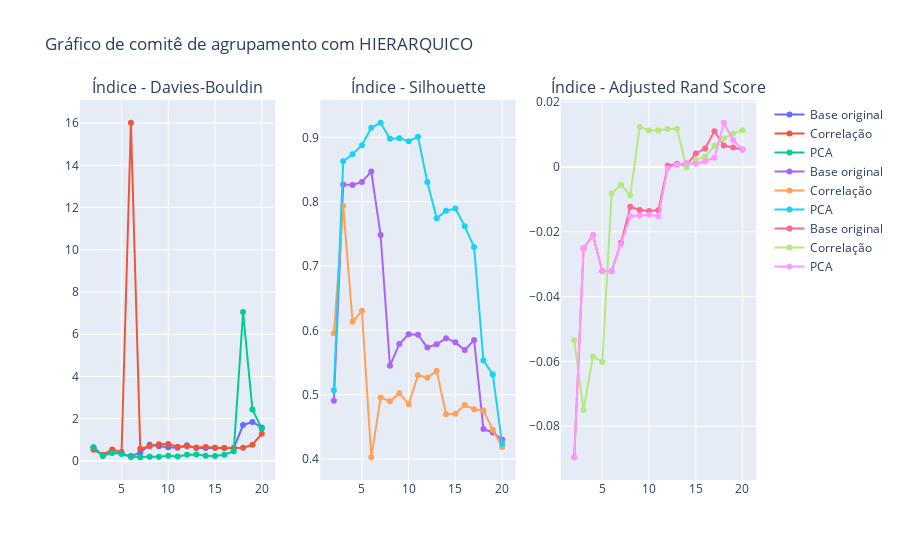

Here is the notebook cell this chart was saved with:
### Code cell
plot_ensemble_indices(data_tfidf, selected_df_corr, selected_df_pca, labels, 'hierarquico')

### Figure 1 — Plotly figure (JSON) as saved in the notebook; plotly's stock layout.template omitted (floating-point values rounded to 4 significant figures)
{"data": [{"name": "Base original", "type": "scatter", "x": [2, 3, 4, 5, 6, 7, 8, 9, 10, 11, 12, 13, 14, 15, 16, 17, 18, 19, 20], "xaxis": "x", "y": [0.6444, 0.2529, 0.4066, 0.3471, 0.2295, 0.3923, 0.7618, 0.6973, 0.6429, 0.6268, 0.7417, 0.6187, 0.6173, 0.6227, 0.6131, 0.6094, 1.701, 1.847, 1.584], "yaxis": "y"}, {"name": "Correlação", "type": "scatter", "x": [2, 3, 4, 5, 6, 7, 8, 9, 10, 11, 12, 13, 14, 15, 16, 17, 18, 19, 20], "xaxis": "x", "y": [0.5285, 0.296, 0.5425, 0.4277, 16.01, 0.575, 0.6998, 0.7929, 0.8066, 0.6714, 0.6904, 0.637, 0.6573, 0.6216, 0.6174, 0.6157, 0.6264, 0.7705, 1.287], "yaxis": "y"}, {"name": "PCA", "type": "scatter", "x": [2, 3, 4, 5, 6, 7, 8, 9, 10, 11, 12, 13, 14, 15, 16, 17, 18, 19, 20], "xaxis": "x", "y": [0.6409, 0.2358, 0.382, 0.3273, 0.1897, 0.1752, 0.1936, 0.1984, 0.2466, 0.2075, 0.2967, 0.3077, 0.2421, 0.2331, 0.2925, 0.461, 7.049, 2.431, 1.541], "yaxis": "y"}, {"name": "Base original", "type": "scatter", "x": [2, 3, 4, 5, 6, 7, 8, 9, 10, 11, 12, 13, 14, 15, 16, 17, 18, 19, 20], "xaxis": "x2", "y": [0.4906, 0.8267, 0.8261, 0.8306, 0.8468, 0.7483, 0.545, 0.5788, 0.594, 0.5932, 0.5734, 0.5784, 0.5879, 0.5813, 0.5693, 0.5851, 0.4468, 0.4413, 0.4303], "yaxis": "y2"}, {"name": "Correlação", "type": "scatter", "x": [2, 3, 4, 5, 6, 7, 8, 9, 10, 11, 12, 13, 14, 15, 16, 17, 18, 19, 20], "xaxis": "x2", "y": [0.5956, 0.7932, 0.6133, 0.6304, 0.4028, 0.4955, 0.4898, 0.5024, 0.4853, 0.5303, 0.5265, 0.5367, 0.4696, 0.4705, 0.4838, 0.4774, 0.4756, 0.4454, 0.4187], "yaxis": "y2"}, {"name": "PCA", "type": "scatter", "x": [2, 3, 4, 5, 6, 7, 8, 9, 10, 11, 12, 13, 14, 15, 16, 17, 18, 19, 20], "xaxis": "x2", "y": [0.5069, 0.8628, 0.8737, 0.8878, 0.9148, 0.9227, 0.8977, 0.8988, 0.894, 0.9007, 0.8306, 0.7741, 0.7859, 0.7893, 0.7619, 0.7295, 0.5533, 0.5316, 0.4235], "yaxis": "y2"}, {"name": "Base original", "type": "scatter", "x": [2, 3, 4, 5, 6, 7, 8, 9, 10, 11, 12, 13, 14, 15, 16, 17, 18, 19, 20], "xaxis": "x3", "y": [-0.08957, -0.02508, -0.02106, -0.03211, -0.03218, -0.02336, -0.01229, -0.01326, -0.0136, -0.0134, 0.0003449, 0.0009561, 0.0005667, 0.004155, 0.005672, 0.01104, 0.006604, 0.006003, 0.005383], "yaxis": "y3"}, {"name": "Correlação", "type": "scatter", "x": [2, 3, 4, 5, 6, 7, 8, 9, 10, 11, 12, 13, 14, 15, 16, 17, 18, 19, 20], "xaxis": "x3", "y": [-0.05345, -0.07497, -0.05847, -0.06015, -0.008229, -0.005502, -0.008788, 0.01228, 0.01135, 0.01125, 0.0117, 0.0118, -0.000173, 0.002206, 0.003178, 0.00651, 0.008734, 0.01031, 0.01132], "yaxis": "y3"}, {"name": "PCA", "type": "scatter", "x": [2, 3, 4, 5, 6, 7, 8, 9, 10, 11, 12, 13, 14, 15, 16, 17, 18, 19, 20], "xaxis": "x3", "y": [-0.08957, -0.02508, -0.02106, -0.03211, -0.03218, -0.02388, -0.01518, -0.01497, -0.01472, -0.01522, -0.0003174, 0.0006896, 0.001218, 0.0009811, 0.001749, 0.002858, 0.01363, 0.008292, 0.005272], "yaxis": "y3"}], "layout": {"annotations": [{"font": {"size": 16}, "showarrow": false, "text": "Índice - Davies-Bouldin", "x": 0.1444, "xanchor": "center", "xref": "paper", "y": 1, "yanchor": "bottom", "yref": "paper"}, {"font": {"size": 16}, "showarrow": false, "text": "Índice - Silhouette", "x": 0.5, "xanchor": "center", "xref": "paper", "y": 1, "yanchor": "bottom", "yref": "paper"}, {"font": {"size": 16}, "showarrow": false, "text": "Índice - Adjusted Rand Score", "x": 0.8556, "xanchor": "center", "xref": "paper", "y": 1, "yanchor": "bottom", "yref": "paper"}], "boxmode": "group", "showlegend": true, "title": {"text": "Gráfico de comitê de agrupamento com HIERARQUICO"}, "xaxis": {"anchor": "y", "domain": [0, 0.2889]}, "xaxis2": {"anchor": "y2", "domain": [0.3556, 0.6444]}, "xaxis3": {"anchor": "y3", "domain": [0.7111, 1]}, "yaxis": {"anchor": "x", "domain": [0, 1]}, "yaxis2": {"anchor": "x2", "domain": [0, 1]}, "yaxis3": {"anchor": "x3", "domain": [0, 1]}}}
